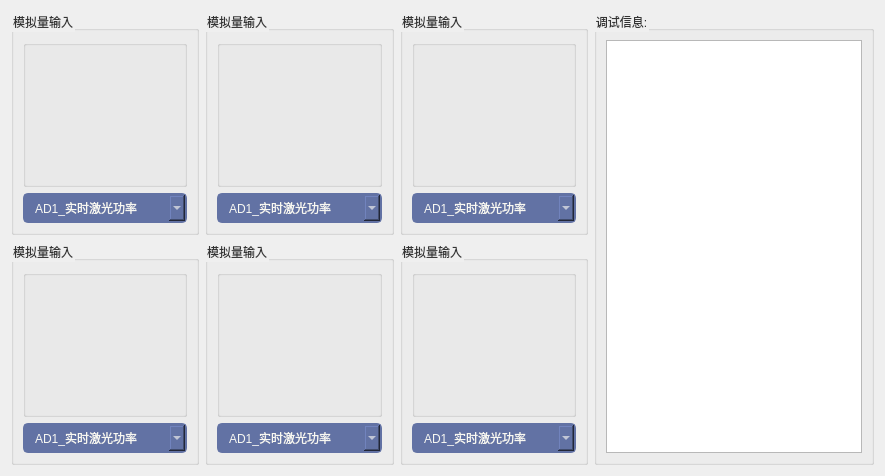
<?xml version="1.0" encoding="UTF-8"?>
<ui version="4.0">
 <class>Form</class>
 <widget class="QWidget" name="Form">
  <property name="geometry">
   <rect>
    <x>0</x>
    <y>0</y>
    <width>885</width>
    <height>476</height>
   </rect>
  </property>
  <property name="contextMenuPolicy">
   <enum>Qt::PreventContextMenu</enum>
  </property>
  <property name="windowTitle">
   <string>Form</string>
  </property>
  <property name="styleSheet">
   <string notr="true">#styleSheet{
border: none;
margin: 0px;
}
QPushButton {
    background-repeat: no-repeat;
	border: none;
	background-color: transparent;
	text-align: center;
    color: #f8f8f2;
}
QPushButton:hover {
	background-color: #bd93f9;
}
QPushButton:pressed {
	background-color: #ff79c6;
	color: rgb(255, 255, 255);
}

QWidget{
	color: #333;
	font: 13pt &quot;Segoe UI&quot;;
}

QToolTip {
	color: #333;
	background-color: #f8f8f2;
	border: 1px solid #CCC;
	background-image: none;
	background-position: left center;
    background-repeat: no-repeat;
	border: none;
	border-left: 2px solid rgb(255, 121, 198);
	text-align: left;
	padding-left: 8px;
	margin: 0px;
}

QTableWidget {
	background-color: transparent;
	padding: 10px;
	border-radius: 5px;
	gridline-color: #9faeda;
    outline: none;
}
QTableWidget::item{
	border-color: #9faeda;
	padding-left: 5px;
	padding-right: 5px;
	gridline-color: #9faeda;
}
QTableWidget::item:selected{
	background-color: rgb(189, 147, 249);
    color: #f8f8f2;
}
QHeaderView::section{
	background-color: #6272a4;
	max-width: 30px;
	border: none;
	border-style: none;
}
QTableWidget::horizontalHeader {
	background-color: #6272a4;
}
QHeaderView::section:horizontal
{
    border: 1px solid #6272a4;
	background-color: #6272a4;
	padding: 3px;
	border-top-left-radius: 7px;
    border-top-right-radius: 7px;
    color: #f8f8f2;
}
QHeaderView::section:vertical
{
    border: 1px solid #6272a4;
}

/* /////////////////////////////////////////////////////////////////////////////////////////////////
LineEdit */
QLineEdit {
	background-color: #6272a4;
	border-radius: 5px;
	border: 2px solid #6272a4;
	padding-left: 10px;
	selection-color: rgb(255, 255, 255);
	selection-background-color: rgb(255, 121, 198);
    color: #f8f8f2;
}
QLineEdit:hover {
	border: 2px solid rgb(64, 71, 88);
}
QLineEdit:focus {
	border: 2px solid #ff79c6;
}

/* /////////////////////////////////////////////////////////////////////////////////////////////////
PlainTextEdit */
QPlainTextEdit {
	background-color: #6272a4;
	border-radius: 5px;
	padding: 10px;
	selection-color: rgb(255, 255, 255);
	selection-background-color: rgb(255, 121, 198);
    color: #f8f8f2;
}
QPlainTextEdit  QScrollBar:vertical {
    width: 8px;
 }
QPlainTextEdit  QScrollBar:horizontal {
    height: 8px;
 }
QPlainTextEdit:hover {
	border: 2px solid rgb(64, 71, 88);
}
QPlainTextEdit:focus {
	border: 2px solid #ff79c6;
}

/* /////////////////////////////////////////////////////////////////////////////////////////////////
ScrollBars */
QScrollBar:horizontal {
    border: none;
    background: #6272a4;
    height: 8px;
    margin: 0px 21px 0 21px;
	border-radius: 0px;
}
QScrollBar::handle:horizontal {
    background: rgb(189, 147, 249);
    min-width: 25px;
	border-radius: 4px
}
QScrollBar::add-line:horizontal {
    border: none;
    background: #6272a4;
    width: 20px;
	border-top-right-radius: 4px;
    border-bottom-right-radius: 4px;
    subcontrol-position: right;
    subcontrol-origin: margin;
}
QScrollBar::sub-line:horizontal {
    border: none;
    background: #6272a4;
    width: 20px;
	border-top-left-radius: 4px;
    border-bottom-left-radius: 4px;
    subcontrol-position: left;
    subcontrol-origin: margin;
}
QScrollBar::up-arrow:horizontal, QScrollBar::down-arrow:horizontal
{
     background: none;
}
QScrollBar::add-page:horizontal, QScrollBar::sub-page:horizontal
{
     background: none;
}
 QScrollBar:vertical {
	border: none;
    background-color: #6272a4;
    width: 8px;
    margin: 21px 0 21px 0;
	border-radius: 0px;
 }
 QScrollBar::handle:vertical {
	background: rgb(189, 147, 249);
    min-height: 25px;
	border-radius: 4px
 }
 QScrollBar::add-line:vertical {
     border: none;
    background: #6272a4;
     height: 20px;
	border-bottom-left-radius: 4px;
    border-bottom-right-radius: 4px;
     subcontrol-position: bottom;
     subcontrol-origin: margin;
 }
 QScrollBar::sub-line:vertical {
	border: none;
    background: #6272a4;
     height: 20px;
	border-top-left-radius: 4px;
    border-top-right-radius: 4px;
     subcontrol-position: top;
     subcontrol-origin: margin;
 }
 QScrollBar::up-arrow:vertical, QScrollBar::down-arrow:vertical {
     background: none;
 }

 QScrollBar::add-page:vertical, QScrollBar::sub-page:vertical {
     background: none;
 }

/* /////////////////////////////////////////////////////////////////////////////////////////////////
CheckBox 
QCheckBox::indicator {
    border: 3px solid #6272a4;
	width: 15px;
	height: 15px;
	border-radius: 10px;
    background: #6272a4;
}
QCheckBox::indicator:hover {
    border: 3px solid rgb(119, 136, 187);
}
QCheckBox::indicator:checked {
    background: 3px solid #bd93f9;
	border: 3px solid #bd93f9;
	background-image: url(:/icons/images/icons/cil-check-alt.png);
}
*/
/* /////////////////////////////////////////////////////////////////////////////////////////////////
RadioButton */
QRadioButton::indicator {
    border: 3px solid #6272a4;
	width: 15px;
	height: 15px;
	border-radius: 10px;
    background: #6272a4;
}
QRadioButton::indicator:hover {
    border: 3px solid rgb(119, 136, 187);
}
QRadioButton::indicator:checked {
    background: 3px solid #bd93f9;
	border: 3px solid #bd93f9;
}

/* /////////////////////////////////////////////////////////////////////////////////////////////////
ComboBox */
QComboBox{
	background-color: #6272a4;
	border-radius: 5px;
	border: 2px solid #6272a4;
	padding: 5px;
	padding-left: 10px;
    color: #f8f8f2;
}
QComboBox:hover{
	border: 2px solid #7284b9;
}
QComboBox::drop-down {
	subcontrol-origin: padding;
	subcontrol-position: top right;
	width: 25px;
	border-left-width: 3px;
	border-left-color: #6272a4;
	border-left-style: solid;
	border-top-right-radius: 3px;
	border-bottom-right-radius: 3px;
	background-image: url(:/icons/images/icons/cil-arrow-bottom.png);
	background-position: center;
	background-repeat: no-reperat;
 }
QComboBox QAbstractItemView {
	color: rgb(255, 255, 255);
	background-color: #6272a4;
	padding: 10px;
	selection-background-color: rgb(255, 121, 198);
}

/* /////////////////////////////////////////////////////////////////////////////////////////////////
Sliders */
QSlider::groove:horizontal {
    border-radius: 5px;
    height: 10px;
	margin: 0px;
	background-color: rgb(255, 255, 255);
}
QSlider::groove:horizontal:hover {
	background-color: rgb(255, 255, 255);
}
QSlider::handle:horizontal {
    background-color: rgb(189, 147, 249);
    border: none;
    height: 10px;
    width: 10px;
    margin: 0px;
	border-radius: 5px;
}
QSlider::handle:horizontal:hover {
    background-color: rgb(195, 155, 255);
}
QSlider::handle:horizontal:pressed {
    background-color: rgb(255, 121, 198);
}

QSlider::groove:vertical {
    border-radius: 5px;
    width: 10px;
    margin: 0px;
	background-color: #6272a4;
}
QSlider::groove:vertical:hover {
	background-color: #6272a4;
}
QSlider::handle:vertical {
    background-color: rgb(189, 147, 249);
	border: none;
    height: 10px;
    width: 10px;
    margin: 0px;
	border-radius: 5px;
}
QSlider::handle:vertical:hover {
    background-color: rgb(195, 155, 255);
}
QSlider::handle:vertical:pressed {
    background-color: rgb(255, 121, 198);
}


QTabWidget {
     border: none;
}

QTabWidget {
     border: none;
}

QTabBar::tab {
    color: rgb(0, 0, 0);
}
</string>
  </property>
  <layout class="QHBoxLayout" name="horizontalLayout">
   <item>
    <layout class="QGridLayout" name="gridLayout_3" rowstretch="1,1" columnstretch="1,1,1">
     <item row="0" column="1">
      <widget class="QGroupBox" name="groupBox_7">
       <property name="title">
        <string>模拟量输入</string>
       </property>
       <layout class="QVBoxLayout" name="verticalLayout_2">
        <item>
         <widget class="QGroupBox" name="groupBox_waveview_2">
          <property name="minimumSize">
           <size>
            <width>100</width>
            <height>100</height>
           </size>
          </property>
          <property name="title">
           <string/>
          </property>
         </widget>
        </item>
        <item>
         <widget class="QComboBox" name="comboBox_plotcannel_2">
          <item>
           <property name="text">
            <string>AD1_实时激光功率</string>
           </property>
          </item>
          <item>
           <property name="text">
            <string>AD2_激光功率</string>
           </property>
          </item>
          <item>
           <property name="text">
            <string>AD3_粉筒1送粉电压</string>
           </property>
          </item>
          <item>
           <property name="text">
            <string>AD4_粉筒2送粉电压</string>
           </property>
          </item>
          <item>
           <property name="text">
            <string>AD5_光斑电压</string>
           </property>
          </item>
          <item>
           <property name="text">
            <string>AD6_未定义</string>
           </property>
          </item>
          <item>
           <property name="text">
            <string>AD7_未定义</string>
           </property>
          </item>
          <item>
           <property name="text">
            <string>AD8_未定义</string>
           </property>
          </item>
          <item>
           <property name="text">
            <string>AD9_未定义</string>
           </property>
          </item>
          <item>
           <property name="text">
            <string>AD10_未定义</string>
           </property>
          </item>
          <item>
           <property name="text">
            <string>AD11_未定义</string>
           </property>
          </item>
          <item>
           <property name="text">
            <string>AD12_未定义</string>
           </property>
          </item>
          <item>
           <property name="text">
            <string>AD13_未定义</string>
           </property>
          </item>
          <item>
           <property name="text">
            <string>AD14_未定义</string>
           </property>
          </item>
          <item>
           <property name="text">
            <string>AD15_未定义</string>
           </property>
          </item>
          <item>
           <property name="text">
            <string>AD16_未定义</string>
           </property>
          </item>
         </widget>
        </item>
       </layout>
      </widget>
     </item>
     <item row="0" column="2">
      <widget class="QGroupBox" name="groupBox_10">
       <property name="title">
        <string>模拟量输入</string>
       </property>
       <layout class="QVBoxLayout" name="verticalLayout_5">
        <item>
         <widget class="QGroupBox" name="groupBox_waveview_3">
          <property name="minimumSize">
           <size>
            <width>100</width>
            <height>100</height>
           </size>
          </property>
          <property name="title">
           <string/>
          </property>
         </widget>
        </item>
        <item>
         <widget class="QComboBox" name="comboBox_plotcannel_3">
          <item>
           <property name="text">
            <string>AD1_实时激光功率</string>
           </property>
          </item>
          <item>
           <property name="text">
            <string>AD2_激光功率</string>
           </property>
          </item>
          <item>
           <property name="text">
            <string>AD3_粉筒1送粉电压</string>
           </property>
          </item>
          <item>
           <property name="text">
            <string>AD4_粉筒2送粉电压</string>
           </property>
          </item>
          <item>
           <property name="text">
            <string>AD5_光斑电压</string>
           </property>
          </item>
          <item>
           <property name="text">
            <string>AD6_未定义</string>
           </property>
          </item>
          <item>
           <property name="text">
            <string>AD7_未定义</string>
           </property>
          </item>
          <item>
           <property name="text">
            <string>AD8_未定义</string>
           </property>
          </item>
          <item>
           <property name="text">
            <string>AD9_未定义</string>
           </property>
          </item>
          <item>
           <property name="text">
            <string>AD10_未定义</string>
           </property>
          </item>
          <item>
           <property name="text">
            <string>AD11_未定义</string>
           </property>
          </item>
          <item>
           <property name="text">
            <string>AD12_未定义</string>
           </property>
          </item>
          <item>
           <property name="text">
            <string>AD13_未定义</string>
           </property>
          </item>
          <item>
           <property name="text">
            <string>AD14_未定义</string>
           </property>
          </item>
          <item>
           <property name="text">
            <string>AD15_未定义</string>
           </property>
          </item>
          <item>
           <property name="text">
            <string>AD16_未定义</string>
           </property>
          </item>
         </widget>
        </item>
       </layout>
      </widget>
     </item>
     <item row="1" column="0">
      <widget class="QGroupBox" name="groupBox_8">
       <property name="title">
        <string>模拟量输入</string>
       </property>
       <layout class="QVBoxLayout" name="verticalLayout_3">
        <item>
         <widget class="QGroupBox" name="groupBox_waveview_4">
          <property name="minimumSize">
           <size>
            <width>100</width>
            <height>100</height>
           </size>
          </property>
          <property name="title">
           <string/>
          </property>
         </widget>
        </item>
        <item>
         <widget class="QComboBox" name="comboBox_plotcannel_4">
          <item>
           <property name="text">
            <string>AD1_实时激光功率</string>
           </property>
          </item>
          <item>
           <property name="text">
            <string>AD2_激光功率</string>
           </property>
          </item>
          <item>
           <property name="text">
            <string>AD3_粉筒1送粉电压</string>
           </property>
          </item>
          <item>
           <property name="text">
            <string>AD4_粉筒2送粉电压</string>
           </property>
          </item>
          <item>
           <property name="text">
            <string>AD5_光斑电压</string>
           </property>
          </item>
          <item>
           <property name="text">
            <string>AD6_未定义</string>
           </property>
          </item>
          <item>
           <property name="text">
            <string>AD7_未定义</string>
           </property>
          </item>
          <item>
           <property name="text">
            <string>AD8_未定义</string>
           </property>
          </item>
          <item>
           <property name="text">
            <string>AD9_未定义</string>
           </property>
          </item>
          <item>
           <property name="text">
            <string>AD10_未定义</string>
           </property>
          </item>
          <item>
           <property name="text">
            <string>AD11_未定义</string>
           </property>
          </item>
          <item>
           <property name="text">
            <string>AD12_未定义</string>
           </property>
          </item>
          <item>
           <property name="text">
            <string>AD13_未定义</string>
           </property>
          </item>
          <item>
           <property name="text">
            <string>AD14_未定义</string>
           </property>
          </item>
          <item>
           <property name="text">
            <string>AD15_未定义</string>
           </property>
          </item>
          <item>
           <property name="text">
            <string>AD16_未定义</string>
           </property>
          </item>
         </widget>
        </item>
       </layout>
      </widget>
     </item>
     <item row="1" column="1">
      <widget class="QGroupBox" name="groupBox_9">
       <property name="title">
        <string>模拟量输入</string>
       </property>
       <layout class="QVBoxLayout" name="verticalLayout_4">
        <item>
         <widget class="QGroupBox" name="groupBox_waveview_5">
          <property name="minimumSize">
           <size>
            <width>100</width>
            <height>100</height>
           </size>
          </property>
          <property name="title">
           <string/>
          </property>
         </widget>
        </item>
        <item>
         <widget class="QComboBox" name="comboBox_plotcannel_5">
          <item>
           <property name="text">
            <string>AD1_实时激光功率</string>
           </property>
          </item>
          <item>
           <property name="text">
            <string>AD2_激光功率</string>
           </property>
          </item>
          <item>
           <property name="text">
            <string>AD3_粉筒1送粉电压</string>
           </property>
          </item>
          <item>
           <property name="text">
            <string>AD4_粉筒2送粉电压</string>
           </property>
          </item>
          <item>
           <property name="text">
            <string>AD5_光斑电压</string>
           </property>
          </item>
          <item>
           <property name="text">
            <string>AD6_未定义</string>
           </property>
          </item>
          <item>
           <property name="text">
            <string>AD7_未定义</string>
           </property>
          </item>
          <item>
           <property name="text">
            <string>AD8_未定义</string>
           </property>
          </item>
          <item>
           <property name="text">
            <string>AD9_未定义</string>
           </property>
          </item>
          <item>
           <property name="text">
            <string>AD10_未定义</string>
           </property>
          </item>
          <item>
           <property name="text">
            <string>AD11_未定义</string>
           </property>
          </item>
          <item>
           <property name="text">
            <string>AD12_未定义</string>
           </property>
          </item>
          <item>
           <property name="text">
            <string>AD13_未定义</string>
           </property>
          </item>
          <item>
           <property name="text">
            <string>AD14_未定义</string>
           </property>
          </item>
          <item>
           <property name="text">
            <string>AD15_未定义</string>
           </property>
          </item>
          <item>
           <property name="text">
            <string>AD16_未定义</string>
           </property>
          </item>
         </widget>
        </item>
       </layout>
      </widget>
     </item>
     <item row="1" column="2">
      <widget class="QGroupBox" name="groupBox_11">
       <property name="title">
        <string>模拟量输入</string>
       </property>
       <layout class="QVBoxLayout" name="verticalLayout_6">
        <item>
         <widget class="QGroupBox" name="groupBox_waveview_6">
          <property name="minimumSize">
           <size>
            <width>100</width>
            <height>100</height>
           </size>
          </property>
          <property name="title">
           <string/>
          </property>
         </widget>
        </item>
        <item>
         <widget class="QComboBox" name="comboBox_plotcannel_6">
          <item>
           <property name="text">
            <string>AD1_实时激光功率</string>
           </property>
          </item>
          <item>
           <property name="text">
            <string>AD2_激光功率</string>
           </property>
          </item>
          <item>
           <property name="text">
            <string>AD3_粉筒1送粉电压</string>
           </property>
          </item>
          <item>
           <property name="text">
            <string>AD4_粉筒2送粉电压</string>
           </property>
          </item>
          <item>
           <property name="text">
            <string>AD5_光斑电压</string>
           </property>
          </item>
          <item>
           <property name="text">
            <string>AD6_未定义</string>
           </property>
          </item>
          <item>
           <property name="text">
            <string>AD7_未定义</string>
           </property>
          </item>
          <item>
           <property name="text">
            <string>AD8_未定义</string>
           </property>
          </item>
          <item>
           <property name="text">
            <string>AD9_未定义</string>
           </property>
          </item>
          <item>
           <property name="text">
            <string>AD10_未定义</string>
           </property>
          </item>
          <item>
           <property name="text">
            <string>AD11_未定义</string>
           </property>
          </item>
          <item>
           <property name="text">
            <string>AD12_未定义</string>
           </property>
          </item>
          <item>
           <property name="text">
            <string>AD13_未定义</string>
           </property>
          </item>
          <item>
           <property name="text">
            <string>AD14_未定义</string>
           </property>
          </item>
          <item>
           <property name="text">
            <string>AD15_未定义</string>
           </property>
          </item>
          <item>
           <property name="text">
            <string>AD16_未定义</string>
           </property>
          </item>
         </widget>
        </item>
       </layout>
      </widget>
     </item>
     <item row="0" column="0">
      <widget class="QGroupBox" name="groupBox_6">
       <property name="title">
        <string>模拟量输入</string>
       </property>
       <layout class="QVBoxLayout" name="verticalLayout">
        <item>
         <widget class="QGroupBox" name="groupBox_waveview_1">
          <property name="minimumSize">
           <size>
            <width>0</width>
            <height>0</height>
           </size>
          </property>
          <property name="title">
           <string/>
          </property>
         </widget>
        </item>
        <item>
         <widget class="QComboBox" name="comboBox_plotcannel_1">
          <item>
           <property name="text">
            <string>AD1_实时激光功率</string>
           </property>
          </item>
          <item>
           <property name="text">
            <string>AD2_激光功率</string>
           </property>
          </item>
          <item>
           <property name="text">
            <string>AD3_粉筒1送粉电压</string>
           </property>
          </item>
          <item>
           <property name="text">
            <string>AD4_粉筒2送粉电压</string>
           </property>
          </item>
          <item>
           <property name="text">
            <string>AD5_光斑电压</string>
           </property>
          </item>
          <item>
           <property name="text">
            <string>AD6_未定义</string>
           </property>
          </item>
          <item>
           <property name="text">
            <string>AD7_未定义</string>
           </property>
          </item>
          <item>
           <property name="text">
            <string>AD8_未定义</string>
           </property>
          </item>
          <item>
           <property name="text">
            <string>AD9_未定义</string>
           </property>
          </item>
          <item>
           <property name="text">
            <string>AD10_未定义</string>
           </property>
          </item>
          <item>
           <property name="text">
            <string>AD11_未定义</string>
           </property>
          </item>
          <item>
           <property name="text">
            <string>AD12_未定义</string>
           </property>
          </item>
          <item>
           <property name="text">
            <string>AD13_未定义</string>
           </property>
          </item>
          <item>
           <property name="text">
            <string>AD14_未定义</string>
           </property>
          </item>
          <item>
           <property name="text">
            <string>AD15_未定义</string>
           </property>
          </item>
          <item>
           <property name="text">
            <string>AD16_未定义</string>
           </property>
          </item>
         </widget>
        </item>
       </layout>
      </widget>
     </item>
    </layout>
   </item>
   <item>
    <widget class="QGroupBox" name="groupBox_2">
     <property name="title">
      <string>调试信息:</string>
     </property>
     <layout class="QHBoxLayout" name="horizontalLayout_7">
      <item>
       <widget class="QTextBrowser" name="textBrowser">
        <property name="sizePolicy">
         <sizepolicy hsizetype="Preferred" vsizetype="Preferred">
          <horstretch>0</horstretch>
          <verstretch>0</verstretch>
         </sizepolicy>
        </property>
        <property name="maximumSize">
         <size>
          <width>16777215</width>
          <height>16777215</height>
         </size>
        </property>
       </widget>
      </item>
     </layout>
    </widget>
   </item>
  </layout>
 </widget>
 <resources>
  <include location="icon/icon.qrc"/>
 </resources>
 <connections/>
</ui>
